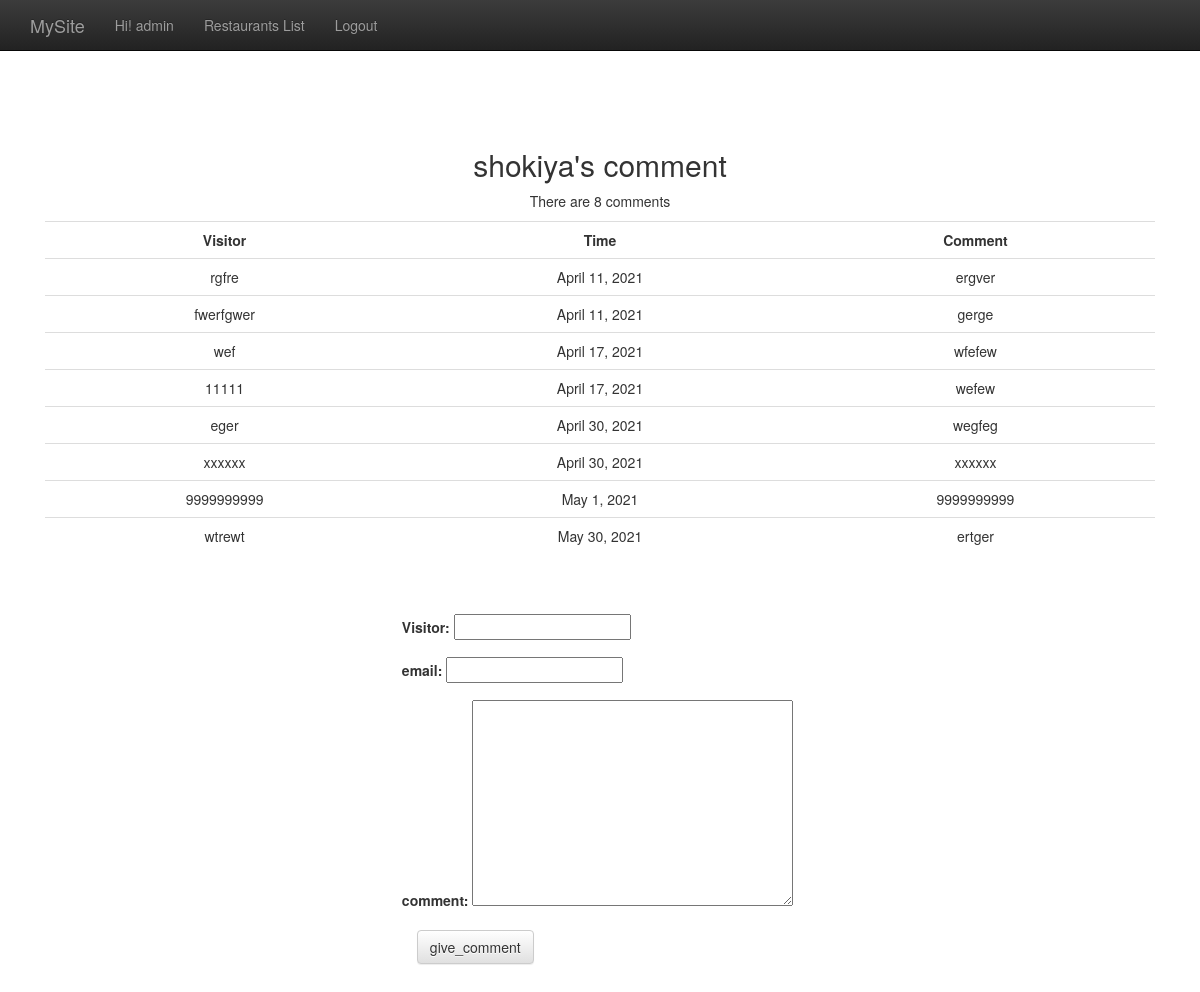
/comment/2/ (signed in), run on the app's committed database.
### restaurants/models.py (models this page shows, shortened)
class Restaurant(models.Model):
    name = models.CharField(max_length=20)
    phone_number = models.CharField(max_length=15)
    address = models.CharField(max_length=50, blank=True)

class Comment(models.Model):
    content = models.CharField(max_length=255)
    visitor = models.CharField(max_length=255)
    email = models.CharField(max_length=255)
    date_time = models.DateTimeField()
    restaurant = models.ForeignKey(Restaurant)
    class Meta:
        ordering = ['date_time']
        permissions = (
            ("can_comment", "Can Comment"),
            )

### restaurants/views.py (the view)
# urls.py: url(r'^comment/(\d{1,5})/$', comment),
@permission_required('restaurants.can_comment', login_url='/accounts/login/')
def comment(request, id):
    if id:
        r = Restaurant.objects.get(id=id)
    else:
        return HttpResponseRedirect("/restaurants_list/")
    if request.POST:
        f = CommentForm(request.POST)
        if f.is_valid():
            visitor = f.cleaned_data['visitor']
            content = f.cleaned_data['content']
            email = f.cleaned_data['email']
            date_time = timezone.localtime(timezone.now())
            c = Comment.objects.create(
                visitor=visitor,
                email=email,
                content=content,
                date_time=date_time,
                restaurant=r
                )
            f = CommentForm()
    else:
        f = CommentForm()
    return render_to_response('comment.html', RequestContext(request, locals()))

### restaurants/forms.py
class CommentForm(forms.Form):
	visitor = forms.CharField(max_length=20)
	email = forms.EmailField(max_length=20, required=False)
	content = forms.CharField(max_length=200, widget=forms.Textarea())

### restaurants/templates/comment.html (shortened to what this page needs)
{% extends "base.html" %}
{% block content %}
        <h2>{{ r.name }}'s comment </h2>
        {% if r.comment_set.all %}
        <p>There are {{ r.comment_set.all|length }} comments</p>
        <table class="table table-hover">
            <tr>
                <th>Visitor</th>
                <th>Time</th>
                <th>Comment</th>
            </tr>
            {% for c in r.comment_set.all %}
            <tr>
                <td> {{ c.visitor }} </td>
                <td> {{ c.date_time | date:"F j, Y" }} </td>
                <td> {{ c.content }} </td>
            </tr>
            {% endfor %}
        </table>
        {% else %}
        <p>No comment</p>
        {% endif %}
        <br /><br />
        <form action="" method="post" class="form-horizontal" role="form" style="width:33%; margin:auto; text-align:left">{% csrf_token %}
            <div class="form-group">
            <label for="visitor">Visitor:</label>
            {{ f.visitor }}
            </div>
            <div class="form-group">
                <label for="email">email:</label>
            {{ f.email }}
            </div>
            <div class="form-group">
            <label for="content">comment:</label>
            {{ f.content }}
            </div>
            <input type="submit" value="give_comment" class="btn btn-default">
        </form>
{% endblock %}

### templates/base.html (shortened to what this page needs)
<!doctype html>
<html>
    <head>
        <link rel="stylesheet" href="https://maxcdn.bootstrapcdn.com/bootstrap/3.3.1/css/bootstrap.min.css">
        <link rel="stylesheet" href="https://maxcdn.bootstrapcdn.com/bootstrap/3.3.1/css/bootstrap-theme.min.css">
    </head>
    <body>
        <nav class="navbar navbar-inverse navbar-fixed-top" role="navigation">
            <div class="container">
                <div class="navbar-header">
                    <a class="navbar-brand" href="#">MySite</a>
                </div>
                <div id="navbar" class="collapse navbar-collapse">
                    <ul class="nav navbar-nav">
                        {% if request.user.is_authenticated %}
                            <li><a href="#">Hi! {{ request.user }}</a></li>
                            <li><a href="/restaurants_list/">Restaurants List</a></li>
                            <li><a href="/accounts/logout/">Logout</a></li>
                        {% else %}
                            <li><a href="/accounts/login/">Login</a></li>
                            <li><a href="/accounts/register/">Register</a></li>
                        {% endif %}
                    </ul>
                </div>
            </div>
        </nav>
        <div class="container">
            <div class="center_padding">
                {% block content %} {% endblock %}
            </div>
        </div>
    </body>
</html>

### templates/base.html (style rules this page uses)
th { text-align: center; }
div.center_padding { text-align: center; padding: 128px 15px; }

### data on the page
Restaurant: name "shokiya", comment_set.all|length "8"
Comment: visitor "rgfre", date_time "April 11, 2021", content "ergver"
Comment: visitor "fwerfgwer", date_time "April 11, 2021", content "gerge"
Comment: visitor "wef", date_time "April 17, 2021", content "wfefew"
Comment: visitor "11111", date_time "April 17, 2021", content "wefew"
Comment: visitor "eger", date_time "April 30, 2021", content "wegfeg"
Comment: visitor "xxxxxx", date_time "April 30, 2021", content "xxxxxx"
Comment: visitor "9999999999", date_time "May 1, 2021", content "9999999999"
Comment: visitor "wtrewt", date_time "May 30, 2021", content "ertger"

### other printed values
{{ request.user }} "admin"
